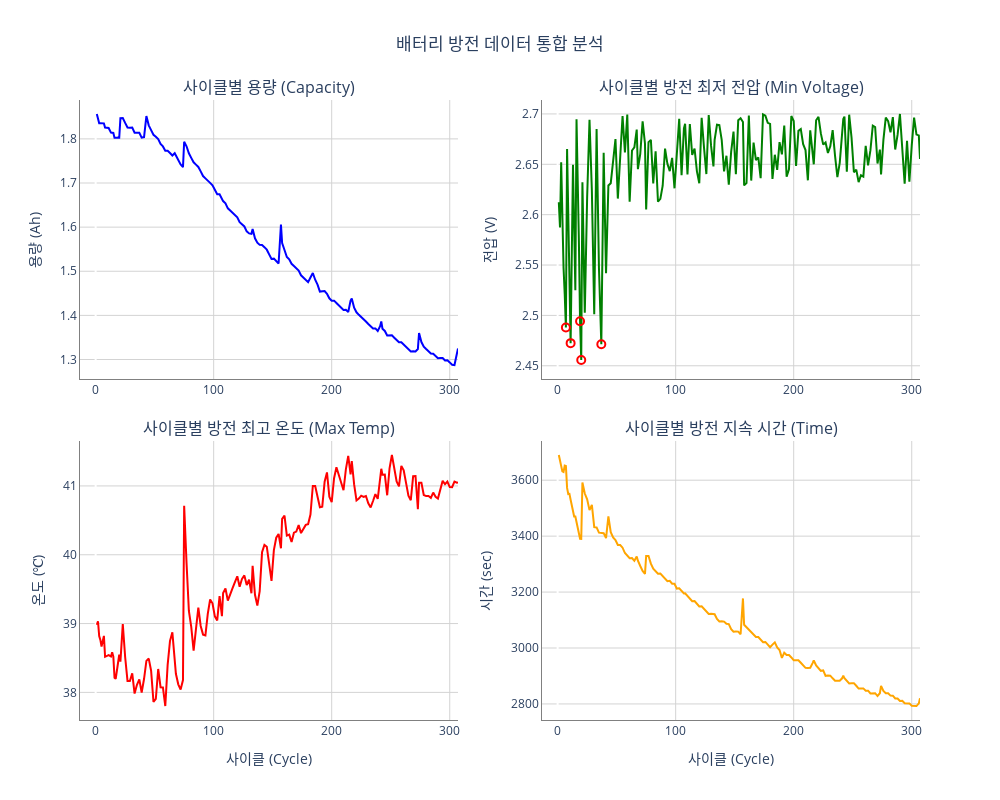

The notebook cell this image was saved under:
### Code cell
if 'real_cycle' not in discharge_summary.columns:
    discharge_summary = discharge_summary.reset_index()

# 1. 그래프 틀 생성
fig = make_subplots(
    rows=2, cols=2,
    vertical_spacing=0.1,    
    horizontal_spacing=0.1,  
    subplot_titles=(
        '사이클별 용량 (Capacity)', 
        '사이클별 방전 최저 전압 (Min Voltage)', 
        '사이클별 방전 최고 온도 (Max Temp)', 
        '사이클별 방전 지속 시간 (Time)'
    )
)

charts_info = [
    ('capacity', 1, 1, 'blue'),
    ('dis_volt_min', 1, 2, 'green'),
    ('dis_temp_max', 2, 1, 'red'),
    ('dis_time', 2, 2, 'orange')
]

# 2. 4개 그래프 그리기 (3-시그마 이상치 포함)
# 이상치 계산 함수 (내부 사용용)
def get_outliers(df, column, sigma=3):
    mean = df[column].mean()
    std = df[column].std()
    return df[(df[column] > mean + 3*std) | (df[column] < mean - 3*std)]

for col_name, r, c, color_code in charts_info:
    
    # (1) 선 그래프 (Normal)
    fig.add_trace(
        go.Scatter(
            x=discharge_summary['real_cycle'], 
            y=discharge_summary[col_name],
            mode='lines', 
            name=f'{col_name}',
            line=dict(color=color_code, width=2),
            showlegend=False 
        ),
        row=r, col=c
    )
    
    # (2) 이상치 (Outlier) - 빨간 동그라미
    outliers = get_outliers(discharge_summary, col_name)
    fig.add_trace(
        go.Scatter(
            x=outliers['real_cycle'],
            y=outliers[col_name],
            mode='markers',
            name=f'{col_name} (Outlier)',
            marker=dict(color='red', size=8, symbol='circle-open', line=dict(width=2)),
            showlegend=False # 깔끔하게 하기 위해 범례 숨김 (원하시면 True로 변경)
        ),
        row=r, col=c
    )

# 3. 모든 축 연동 및 디자인 설정
fig.update_layout(
    title_text="배터리 방전 데이터 통합 분석",
    title_x=0.5,           
    height=800, width=1000, 
    plot_bgcolor='white',
    
    # 마우스를 올리면 4개 그래프의 값을 하나의 툴팁 박스에 다 보여줌
    hovermode="x unified"   
)

# 모든 서브플롯의 X축을 강제로 하나로 묶음 (matches='x')
fig.update_xaxes(matches='x', showgrid=True, gridwidth=1, gridcolor='lightgray', showline=True, linecolor='gray')
fig.update_yaxes(showgrid=True, gridwidth=1, gridcolor='lightgray', showline=True, linecolor='gray')

# 라벨 달기
fig.update_yaxes(title_text="용량 (Ah)", row=1, col=1)
fig.update_yaxes(title_text="전압 (V)", row=1, col=2)
fig.update_yaxes(title_text="온도 (℃)", row=2, col=1)
fig.update_yaxes(title_text="시간 (sec)", row=2, col=2)

# 맨 아래 그래프에만 X축 라벨 표시
fig.update_xaxes(title_text="사이클 (Cycle)", row=2, col=1)
fig.update_xaxes(title_text="사이클 (Cycle)", row=2, col=2)

fig.show()

### Figure 1 — Plotly figure (JSON) as saved in the notebook; plotly's stock layout.template omitted (floating-point values rounded to 4 significant figures; data arrays with more than 128 entries replaced by an {"elided": "..."} marker saying what was removed)
{"data": [{"line": {"color": "blue", "width": 2}, "mode": "lines", "name": "capacity", "showlegend": false, "type": "scatter", "x": {"elided": "168 int values"}, "xaxis": "x", "y": {"elided": "168 float values"}, "yaxis": "y"}, {"marker": {"color": "red", "line": {"width": 2}, "size": 8, "symbol": "circle-open"}, "mode": "markers", "name": "capacity (Outlier)", "showlegend": false, "type": "scatter", "x": [], "xaxis": "x", "y": [], "yaxis": "y"}, {"line": {"color": "green", "width": 2}, "mode": "lines", "name": "dis_volt_min", "showlegend": false, "type": "scatter", "x": {"elided": "168 int values"}, "xaxis": "x2", "y": {"elided": "168 float values"}, "yaxis": "y2"}, {"marker": {"color": "red", "line": {"width": 2}, "size": 8, "symbol": "circle-open"}, "mode": "markers", "name": "dis_volt_min (Outlier)", "showlegend": false, "type": "scatter", "x": [7, 11, 19, 20, 37], "xaxis": "x2", "y": [2.488, 2.472, 2.494, 2.456, 2.471], "yaxis": "y2"}, {"line": {"color": "red", "width": 2}, "mode": "lines", "name": "dis_temp_max", "showlegend": false, "type": "scatter", "x": {"elided": "168 int values"}, "xaxis": "x3", "y": {"elided": "168 float values"}, "yaxis": "y3"}, {"marker": {"color": "red", "line": {"width": 2}, "size": 8, "symbol": "circle-open"}, "mode": "markers", "name": "dis_temp_max (Outlier)", "showlegend": false, "type": "scatter", "x": [], "xaxis": "x3", "y": [], "yaxis": "y3"}, {"line": {"color": "orange", "width": 2}, "mode": "lines", "name": "dis_time", "showlegend": false, "type": "scatter", "x": {"elided": "168 int values"}, "xaxis": "x4", "y": {"elided": "168 float values"}, "yaxis": "y4"}, {"marker": {"color": "red", "line": {"width": 2}, "size": 8, "symbol": "circle-open"}, "mode": "markers", "name": "dis_time (Outlier)", "showlegend": false, "type": "scatter", "x": [], "xaxis": "x4", "y": [], "yaxis": "y4"}], "layout": {"annotations": [{"font": {"size": 16}, "showarrow": false, "text": "사이클별 용량 (Capacity)", "x": 0.225, "xanchor": "center", "xref": "paper", "y": 1, "yanchor": "bottom", "yref": "paper"}, {"font": {"size": 16}, "showarrow": false, "text": "사이클별 방전 최저 전압 (Min Voltage)", "x": 0.775, "xanchor": "center", "xref": "paper", "y": 1, "yanchor": "bottom", "yref": "paper"}, {"font": {"size": 16}, "showarrow": false, "text": "사이클별 방전 최고 온도 (Max Temp)", "x": 0.225, "xanchor": "center", "xref": "paper", "y": 0.45, "yanchor": "bottom", "yref": "paper"}, {"font": {"size": 16}, "showarrow": false, "text": "사이클별 방전 지속 시간 (Time)", "x": 0.775, "xanchor": "center", "xref": "paper", "y": 0.45, "yanchor": "bottom", "yref": "paper"}], "height": 800, "hovermode": "x unified", "plot_bgcolor": "white", "title": {"text": "배터리 방전 데이터 통합 분석", "x": 0.5}, "width": 1000, "xaxis": {"anchor": "y", "domain": [0, 0.45], "gridcolor": "lightgray", "gridwidth": 1, "linecolor": "gray", "matches": "x", "showgrid": true, "showline": true}, "xaxis2": {"anchor": "y2", "domain": [0.55, 1], "gridcolor": "lightgray", "gridwidth": 1, "linecolor": "gray", "matches": "x", "showgrid": true, "showline": true}, "xaxis3": {"anchor": "y3", "domain": [0, 0.45], "gridcolor": "lightgray", "gridwidth": 1, "linecolor": "gray", "matches": "x", "showgrid": true, "showline": true, "title": {"text": "사이클 (Cycle)"}}, "xaxis4": {"anchor": "y4", "domain": [0.55, 1], "gridcolor": "lightgray", "gridwidth": 1, "linecolor": "gray", "matches": "x", "showgrid": true, "showline": true, "title": {"text": "사이클 (Cycle)"}}, "yaxis": {"anchor": "x", "domain": [0.55, 1], "gridcolor": "lightgray", "gridwidth": 1, "linecolor": "gray", "showgrid": true, "showline": true, "title": {"text": "용량 (Ah)"}}, "yaxis2": {"anchor": "x2", "domain": [0.55, 1], "gridcolor": "lightgray", "gridwidth": 1, "linecolor": "gray", "showgrid": true, "showline": true, "title": {"text": "전압 (V)"}}, "yaxis3": {"anchor": "x3", "domain": [0, 0.45], "gridcolor": "lightgray", "gridwidth": 1, "linecolor": "gray", "showgrid": true, "showline": true, "title": {"text": "온도 (℃)"}}, "yaxis4": {"anchor": "x4", "domain": [0, 0.45], "gridcolor": "lightgray", "gridwidth": 1, "linecolor": "gray", "showgrid": true, "showline": true, "title": {"text": "시간 (sec)"}}}}
